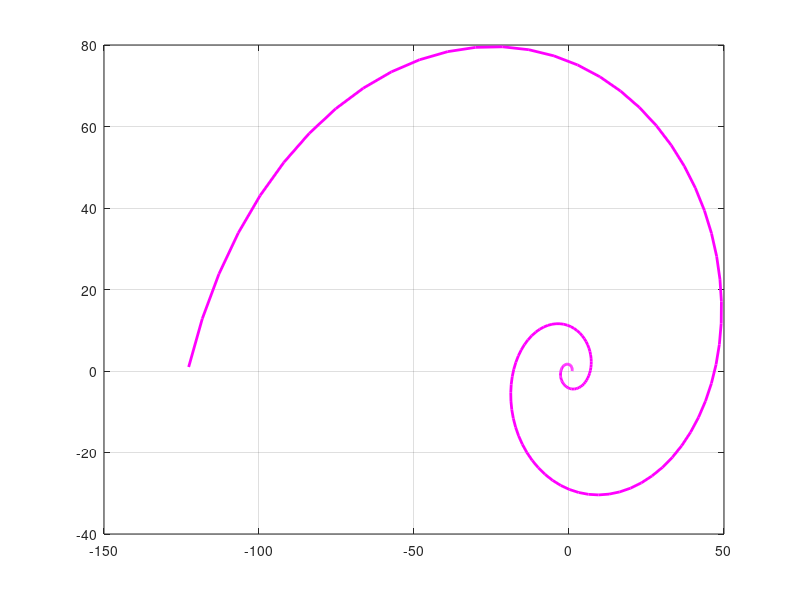

Write MATLAB code to recreate this figure.
# plot a spiral in octave
#
# Author      : Kamaraju S. Kusumanchi
# Email       : kamaraju at gmail dot com
# Last edited : Mon Dec  8 00:54:20 EST 2014

# original code is from http://comments.gmane.org/gmane.comp.gnu.octave.general/54370

r = @(t) exp(0.306349 * t);
t = 0:0.1:5*pi;
x = r(t) .* cos(t);
y = r(t) .* sin(t);
plot(x, y, 'Color', 'm', 'LineWidth', 2);
grid on

# sample usage:
# $ octave -q
# octave:1> spiral
# 
